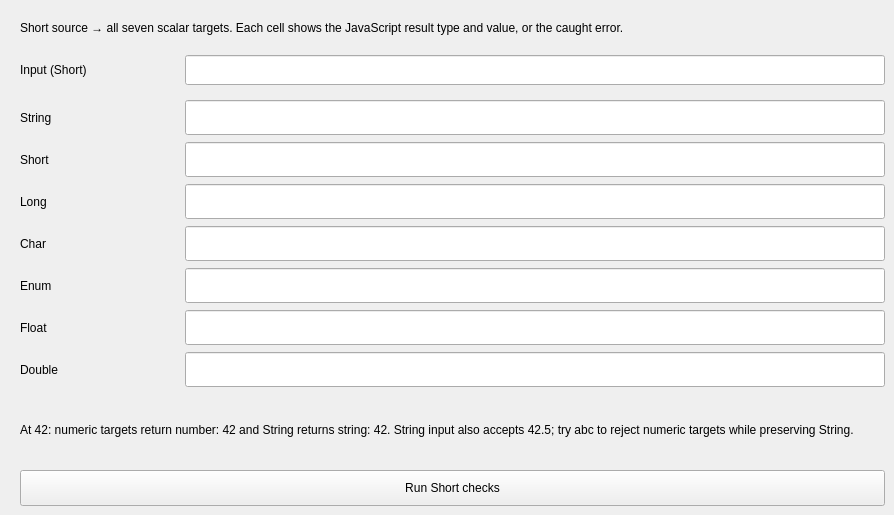
    <widget class="QWidget" name="ShortTab">
     <attribute name="title">
      <string>Short</string>
     </attribute>
     <widget class="QLabel" name="ShortDescription">
      <property name="geometry">
       <rect>
        <x>20</x>
        <y>10</y>
        <width>865</width>
        <height>36</height>
       </rect>
      </property>
      <property name="text">
       <string>Short source → all seven scalar targets. Each cell shows the JavaScript result type and value, or the caught error.</string>
      </property>
      <property name="wordWrap">
       <bool>true</bool>
      </property>
     </widget>
     <widget class="QLabel" name="ShortInputLabel">
      <property name="geometry">
       <rect>
        <x>20</x>
        <y>55</y>
        <width>160</width>
        <height>30</height>
       </rect>
      </property>
      <property name="text">
       <string>Input (Short)</string>
      </property>
      <property name="wordWrap">
       <bool>true</bool>
      </property>
     </widget>
     <widget class="caTextEntry" name="ShortInput">
      <property name="geometry">
       <rect>
        <x>185</x>
        <y>55</y>
        <width>700</width>
        <height>30</height>
       </rect>
      </property>
      <property name="channel">
       <string>internal://conversionInputShort</string>
      </property>
     </widget>
     <widget class="QLabel" name="ShorttoStringLabel">
      <property name="geometry">
       <rect>
        <x>20</x>
        <y>100</y>
        <width>160</width>
        <height>35</height>
       </rect>
      </property>
      <property name="text">
       <string>String</string>
      </property>
      <property name="wordWrap">
       <bool>true</bool>
      </property>
     </widget>
     <widget class="caLineEdit" name="ShorttoStringResult">
      <property name="geometry">
       <rect>
        <x>185</x>
        <y>100</y>
        <width>700</width>
        <height>35</height>
       </rect>
      </property>
      <property name="channel">
       <string>internal://conversionShorttoString</string>
      </property>
     </widget>
     <widget class="QLabel" name="ShorttoShortLabel">
      <property name="geometry">
       <rect>
        <x>20</x>
        <y>142</y>
        <width>160</width>
        <height>35</height>
       </rect>
      </property>
      <property name="text">
       <string>Short</string>
      </property>
      <property name="wordWrap">
       <bool>true</bool>
      </property>
     </widget>
     <widget class="caLineEdit" name="ShorttoShortResult">
      <property name="geometry">
       <rect>
        <x>185</x>
        <y>142</y>
        <width>700</width>
        <height>35</height>
       </rect>
      </property>
      <property name="channel">
       <string>internal://conversionShorttoShort</string>
      </property>
     </widget>
     <widget class="QLabel" name="ShorttoLongLabel">
      <property name="geometry">
       <rect>
        <x>20</x>
        <y>184</y>
        <width>160</width>
        <height>35</height>
       </rect>
      </property>
      <property name="text">
       <string>Long</string>
      </property>
      <property name="wordWrap">
       <bool>true</bool>
      </property>
     </widget>
     <widget class="caLineEdit" name="ShorttoLongResult">
      <property name="geometry">
       <rect>
        <x>185</x>
        <y>184</y>
        <width>700</width>
        <height>35</height>
       </rect>
      </property>
      <property name="channel">
       <string>internal://conversionShorttoLong</string>
      </property>
     </widget>
     <widget class="QLabel" name="ShorttoCharLabel">
      <property name="geometry">
       <rect>
        <x>20</x>
        <y>226</y>
        <width>160</width>
        <height>35</height>
       </rect>
      </property>
      <property name="text">
       <string>Char</string>
      </property>
      <property name="wordWrap">
       <bool>true</bool>
      </property>
     </widget>
     <widget class="caLineEdit" name="ShorttoCharResult">
      <property name="geometry">
       <rect>
        <x>185</x>
        <y>226</y>
        <width>700</width>
        <height>35</height>
       </rect>
      </property>
      <property name="channel">
       <string>internal://conversionShorttoChar</string>
      </property>
     </widget>
     <widget class="QLabel" name="ShorttoEnumLabel">
      <property name="geometry">
       <rect>
        <x>20</x>
        <y>268</y>
        <width>160</width>
        <height>35</height>
       </rect>
      </property>
      <property name="text">
       <string>Enum</string>
      </property>
      <property name="wordWrap">
       <bool>true</bool>
      </property>
     </widget>
     <widget class="caLineEdit" name="ShorttoEnumResult">
      <property name="geometry">
       <rect>
        <x>185</x>
        <y>268</y>
        <width>700</width>
        <height>35</height>
       </rect>
      </property>
      <property name="channel">
       <string>internal://conversionShorttoEnum</string>
      </property>
     </widget>
     <widget class="QLabel" name="ShorttoFloatLabel">
      <property name="geometry">
       <rect>
        <x>20</x>
        <y>310</y>
        <width>160</width>
        <height>35</height>
       </rect>
      </property>
      <property name="text">
       <string>Float</string>
      </property>
      <property name="wordWrap">
       <bool>true</bool>
      </property>
     </widget>
     <widget class="caLineEdit" name="ShorttoFloatResult">
      <property name="geometry">
       <rect>
        <x>185</x>
        <y>310</y>
        <width>700</width>
        <height>35</height>
       </rect>
      </property>
      <property name="channel">
       <string>internal://conversionShorttoFloat</string>
      </property>
     </widget>
     <widget class="QLabel" name="ShorttoDoubleLabel">
      <property name="geometry">
       <rect>
        <x>20</x>
        <y>352</y>
        <width>160</width>
        <height>35</height>
       </rect>
      </property>
      <property name="text">
       <string>Double</string>
      </property>
      <property name="wordWrap">
       <bool>true</bool>
      </property>
     </widget>
     <widget class="caLineEdit" name="ShorttoDoubleResult">
      <property name="geometry">
       <rect>
        <x>185</x>
        <y>352</y>
        <width>700</width>
        <height>35</height>
       </rect>
      </property>
      <property name="channel">
       <string>internal://conversionShorttoDouble</string>
      </property>
     </widget>
     <widget class="QPushButton" name="ShortRun">
      <property name="geometry">
       <rect>
        <x>20</x>
        <y>470</y>
        <width>865</width>
        <height>36</height>
       </rect>
      </property>
      <property name="text">
       <string>Run Short checks</string>
      </property>
     </widget>
     <widget class="QLabel" name="ShortHints">
      <property name="geometry">
       <rect>
        <x>20</x>
        <y>400</y>
        <width>865</width>
        <height>60</height>
       </rect>
      </property>
      <property name="text">
       <string>At 42: numeric targets return number: 42 and String returns string: 42. String input also accepts 42.5; try abc to reject numeric targets while preserving String.</string>
      </property>
      <property name="wordWrap">
       <bool>true</bool>
      </property>
     </widget>
    </widget>
